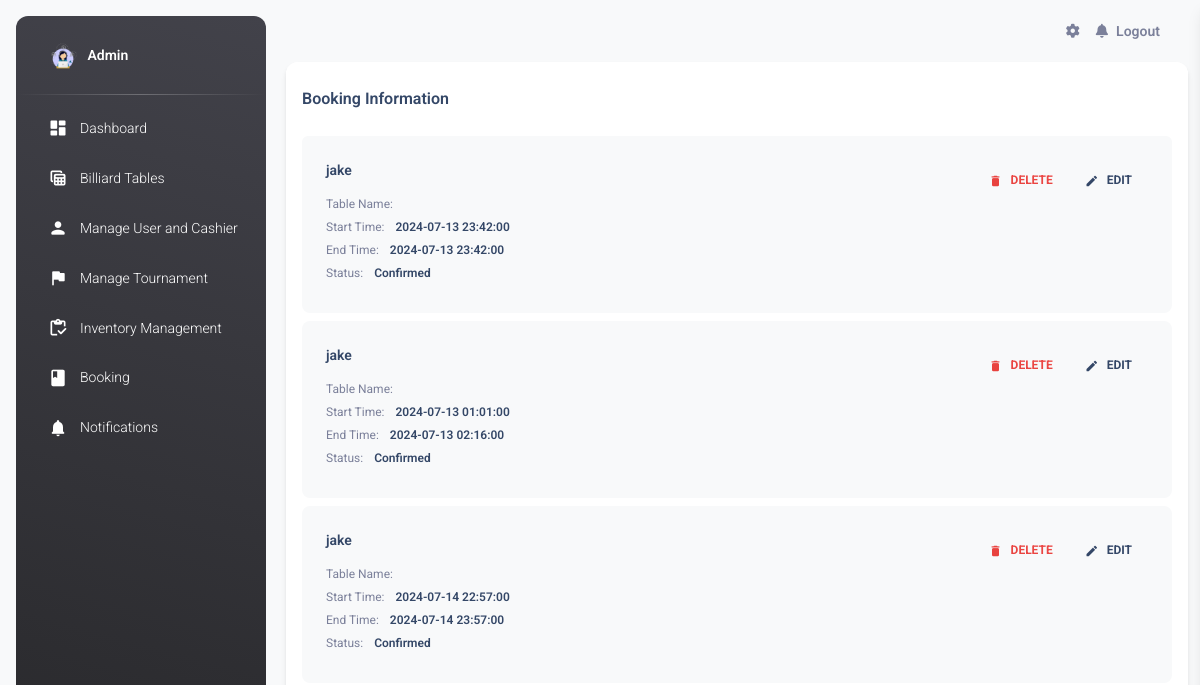
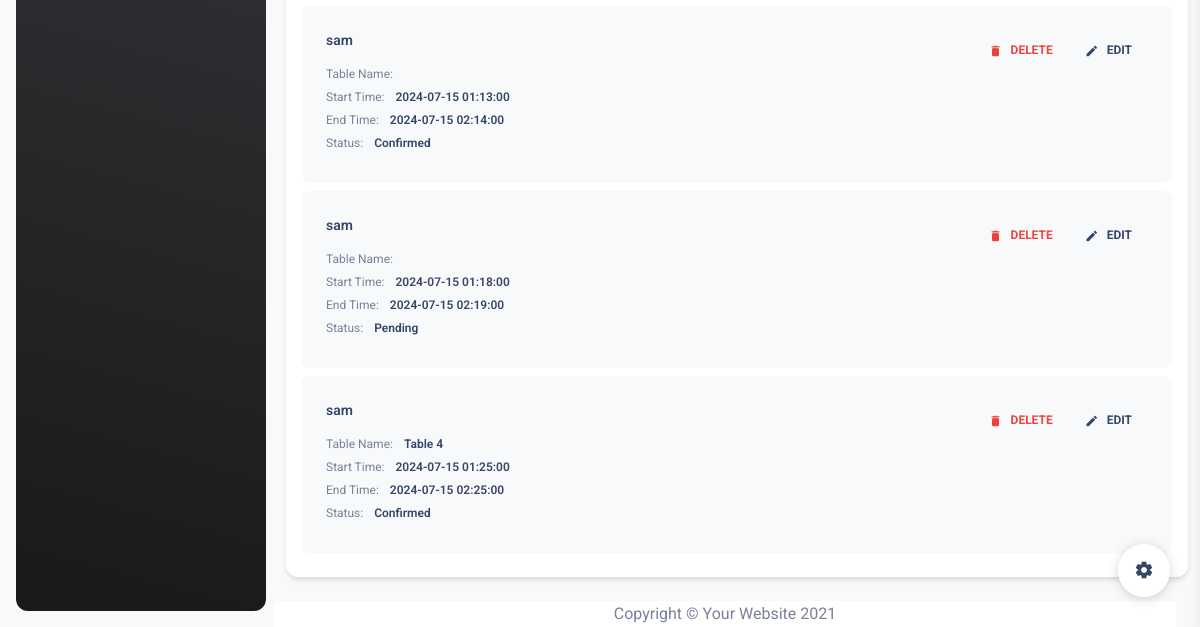
/admin_booking.php (signed in), run on an earlier commit of the app's database (2 pictures, top to bottom).
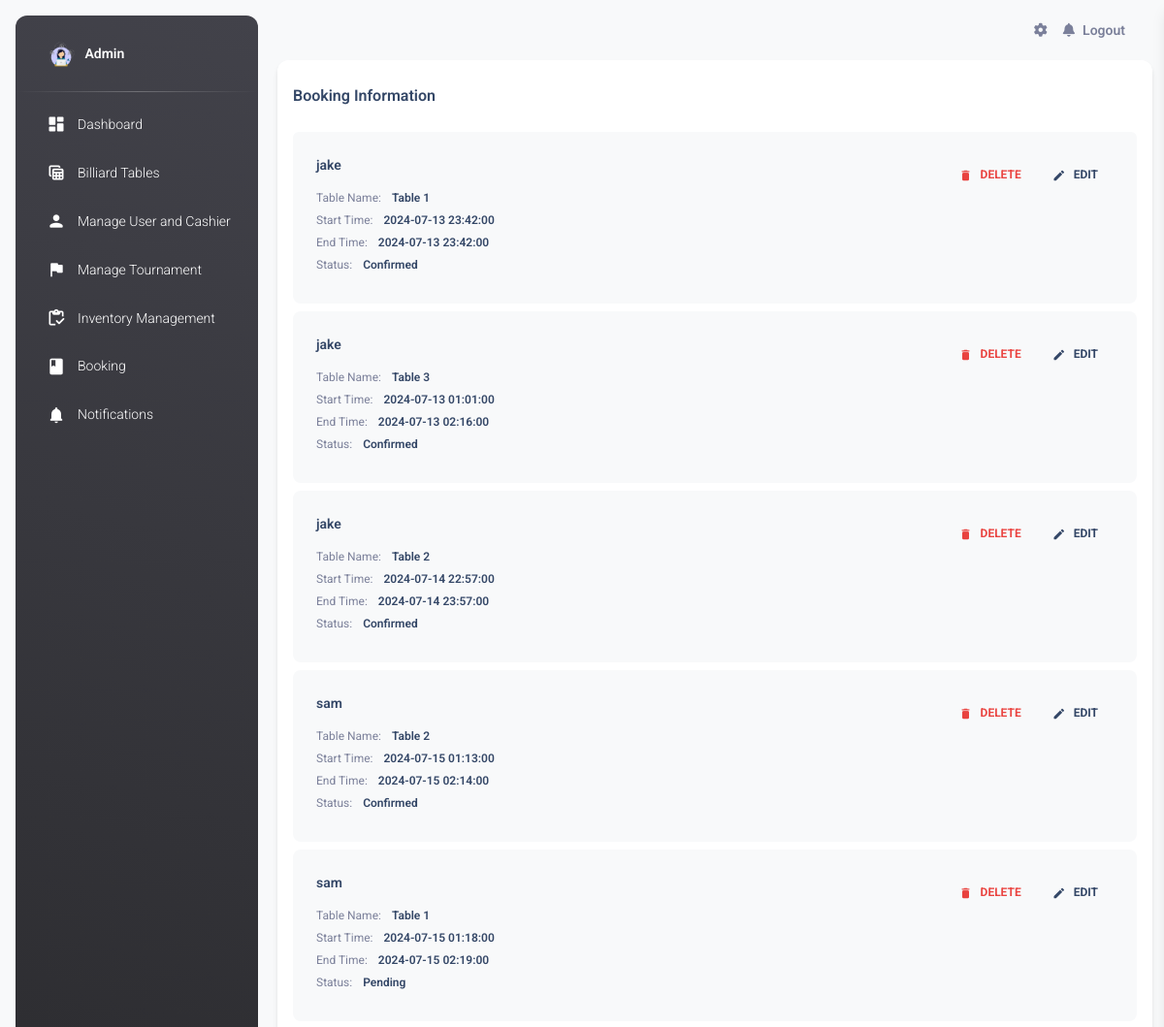
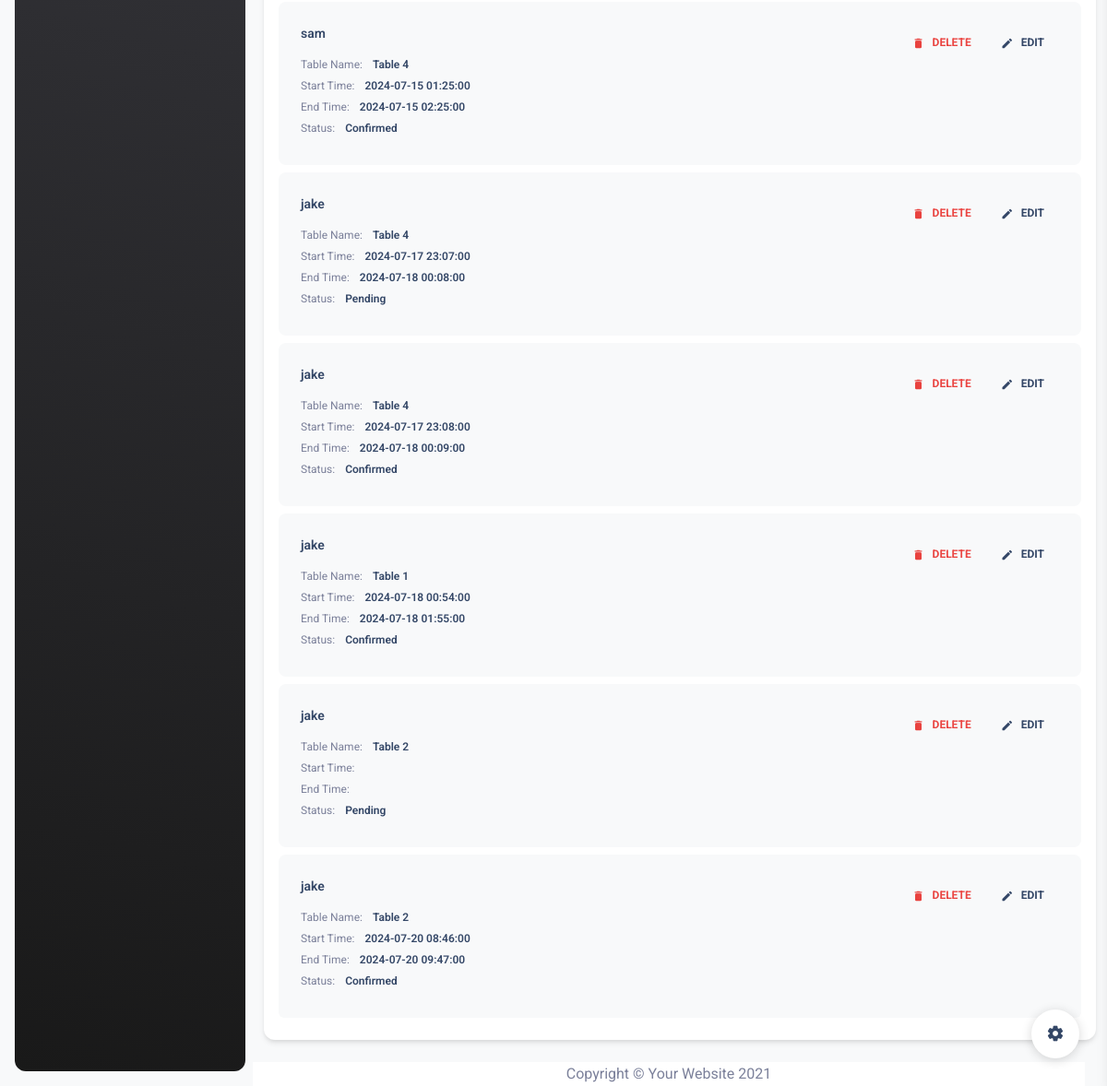
And on a later commit of the database (2 pictures, top to bottom).
### tables this page shows
CREATE TABLE `bookings` (
  `booking_id` int(11) NOT NULL,
  `user_id` int(11) DEFAULT NULL,
  `table_id` int(11) DEFAULT NULL,
  `table_name` varchar(100) NOT NULL,
  `start_time` datetime DEFAULT NULL,
  `end_time` datetime DEFAULT NULL,
  `status` varchar(100) NOT NULL,
  `num_matches` int(11) DEFAULT NULL
);

### admin_booking.php (the view, shortened to what the changed rows need)
<?php
include 'conn.php';
$sqlBookings = "SELECT booking_id, user_id, table_id, table_name, start_time, end_time, status FROM bookings";
$stmtBookings = $conn->prepare($sqlBookings);
$stmtBookings->execute();
$bookings = $stmtBookings->fetchAll(PDO::FETCH_ASSOC);
$sqlUsers = "SELECT user_id, username FROM users";
$stmtUsers = $conn->prepare($sqlUsers);
$stmtUsers->execute();
$users = $stmtUsers->fetchAll(PDO::FETCH_ASSOC);
$userMap = [];
foreach ($users as $user) {
    $userMap[$user['user_id']] = $user['username'];
}
?>
<!DOCTYPE html>
<html lang="en">
   <head>
      <link href="./assets/css/nucleo-icons.css" rel="stylesheet" />
      <link href="./assets/css/nucleo-svg.css" rel="stylesheet" />
      <link id="pagestyle" href="./assets/css/material-dashboard.css?v=3.1.0" rel="stylesheet" />
      <link href="vendor/fontawesome-free/css/all.min.css" rel="stylesheet" type="text/css">
   </head>
   <body class="g-sidenav-show  bg-gray-100">
      <main class="main-content border-radius-lg ">
         <div class="container-fluid">
         <div class="card">
            <div class="card-body pt-4 p-3">
               <ul class="list-group">
                     <?php
                     if (!empty($bookings)) {
                        foreach ($bookings as $booking) {
                           echo '<li class="list-group-item border-0 d-flex p-4 mb-2 bg-gray-100 border-radius-lg">';
                           echo '<div class="d-flex flex-column">';
                           echo '<h6 class="mb-3 text-sm">' . htmlspecialchars($userMap[$booking["user_id"]]) . '</h6>';
                           echo '<span class="mb-2 text-xs">Table Name: <span class="text-dark font-weight-bold ms-sm-2">' . htmlspecialchars($booking["table_name"]) . '</span></span>';
                           echo '<span class="mb-2 text-xs">Start Time: <span class="text-dark ms-sm-2 font-weight-bold">' . htmlspecialchars($booking["start_time"]) . '</span></span>';
                           echo '<span class="mb-2 text-xs">End Time: <span class="text-dark ms-sm-2 font-weight-bold">' . htmlspecialchars($booking["end_time"]) . '</span></span>';
                           echo '<span class="mb-2 text-xs">Status: <span class="text-dark ms-sm-2 font-weight-bold">' . htmlspecialchars($booking["status"]) . '</span></span>';
                           echo '</div>';
                           echo '<div class="ms-auto text-end">';
                           echo '<a class="btn btn-link text-danger text-gradient px-3 mb-0" href="delete_booking.php?booking_id=' . htmlspecialchars($booking["booking_id"]) . '"><i class="material-icons text-sm me-2">delete</i>Delete</a>';
                           echo '<a class="btn btn-link text-dark px-3 mb-0" data-toggle="modal" data-target="#bookingModal" onclick=\'openEditModal(' . htmlspecialchars(json_encode($booking["booking_id"])) . ', ' . htmlspecialchars(json_encode($booking["user_id"])) . ', ' . htmlspecialchars(json_encode($booking["start_time"])) . ', ' . htmlspecialchars(json_encode($booking["end_time"])) . ')\'>';
                           echo '<i class="material-icons text-sm me-2">edit</i>Edit</a>';
                           echo '</div>';
                           echo '</li>';
                        }
                     } else {
                        echo '<li class="list-group-item border-0 d-flex p-4 mb-2 bg-gray-100 border-radius-lg">';
                        echo '<div class="d-flex flex-column">';
                        echo '<h6 class="mb-3 text-sm">No bookings found.</h6>';
                        echo '</div>';
                        echo '</li>';
                     }
                     ?>
               </ul>
            </div>
         </div>
      </main>
   </body>
</html>

What changed in the data, as far as the page shows it:
changed bookings (number 1 of 11 on the later page): table_name (not shown) → "Table 1"
changed bookings: table_name (not shown) → "Table 3"
changed bookings (number 3 of 11 on the later page): table_name (not shown) → "Table 2"
changed bookings (number 4 of 11 on the later page): table_name (not shown) → "Table 2"
changed bookings (number 5 of 11 on the later page): table_name (not shown) → "Table 1"
added bookings: user "jake", table_name "Table 4", start_time "2024-07-17 23:07:00", end_time "2024-07-18 00:08:00", status "Pending"
added bookings: user "jake", table_name "Table 4", start_time "2024-07-17 23:08:00", end_time "2024-07-18 00:09:00", status "Confirmed"
added bookings: user "jake", table_name "Table 1", start_time "2024-07-18 00:54:00", end_time "2024-07-18 01:55:00", status "Confirmed"
added bookings: user "jake", table_name "Table 2", status "Pending"
added bookings: user "jake", table_name "Table 2", start_time "2024-07-20 08:46:00", end_time "2024-07-20 09:47:00", status "Confirmed"
